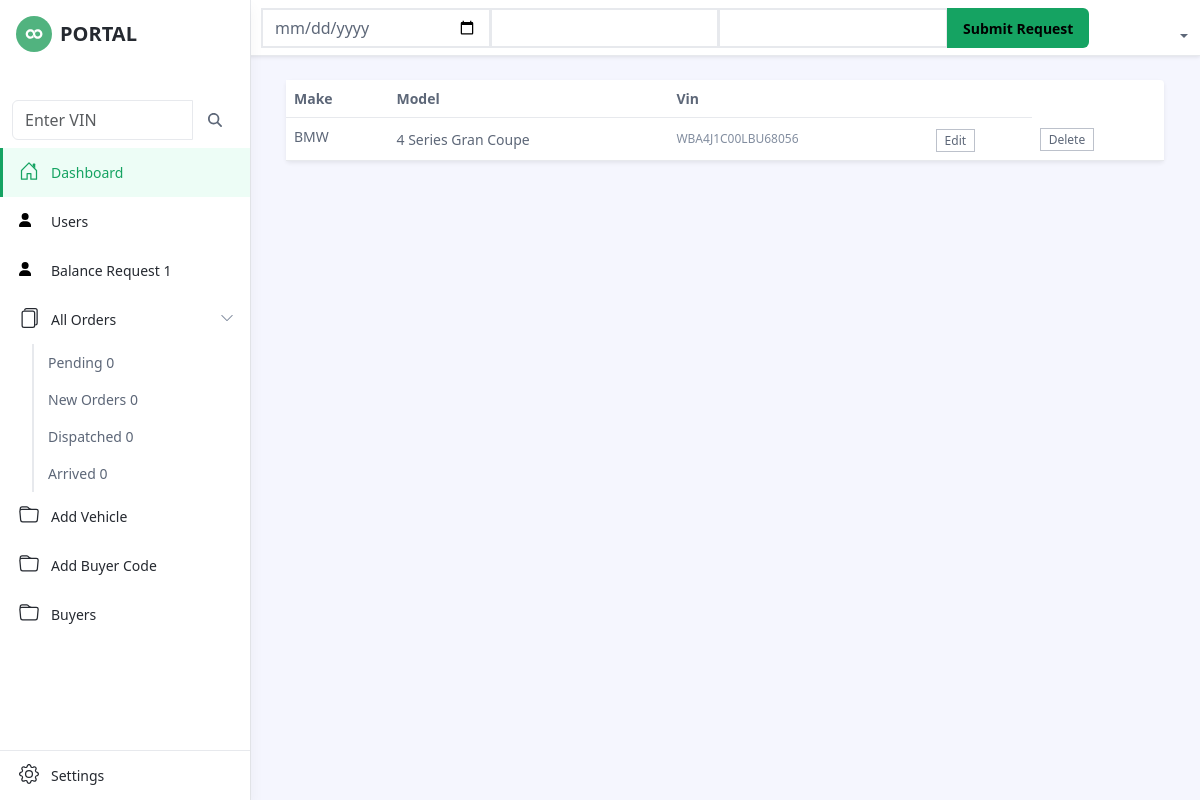
Page /pages/pending.php (signed in) on the committed database.
### tables this page shows
CREATE TABLE `vehicles` (
  `id` int(11) NOT NULL,
  `make` varchar(50) NOT NULL,
  `model` varchar(50) NOT NULL,
  `auction` varchar(50) NOT NULL,
  `branch` varchar(80) NOT NULL,
  `dest` text NOT NULL,
  `vin` varchar(80) NOT NULL,
  `year` int(11) NOT NULL,
  `lot` int(11) NOT NULL,
  `price` int(20) NOT NULL,
  `dt` date NOT NULL,
  `buyer_id` int(11) NOT NULL,
  `consigne_id` int(11) NOT NULL,
  `user_id` int(11) NOT NULL,
  `status` text NOT NULL,
  `image_paths` varchar(500) DEFAULT NULL,
  `debt` int(11) DEFAULT 0
);

### pages/pending.php (the view, shortened to what this page needs)
<?php
if (isset($_SESSION["username"]) && isset($_SESSION["id"])) { ?>
<!DOCTYPE html>
<html>
<head>
    <link id="theme-style" rel="stylesheet" href="assets/css/portal.css">
</head>
<body class="app">
    <header class="app-header fixed-top">
        <div class="app-header-inner">
	        <div class="container-fluid py-2">
		        <div class="app-header-content">
		            <div class="row justify-content-between align-items-center">
				    <div class="col-auto">
                        <?php include "../add_balance.php";?>
				    </div>
		            <div class="app-utilities col-auto">
                   <?php
                   include "../balance.php";
                   ?>
		            </div>
		        </div>
	            </div>
	        </div>
        </div>
        <div id="app-sidepanel" class="app-sidepanel">
	        <div class="sidepanel-inner d-flex flex-column">
		        <div class="app-branding">
		            <a class="app-logo" href="index.html"><img class="logo-icon me-2" src="assets/images/app-logo.svg" alt="logo"><span class="logo-text">PORTAL</span></a>
		        </div>
			    <?php include "../sidebar.php"; ?>
				<?php include "../footer.php"; ?>
	        </div>
	    </div>
    </header>
    <div class="app-wrapper">
	    <div class="app-content pt-3 p-md-3 p-lg-4">
		    <div class="container-xl">
			    <div class="row g-4 mb-4">
				<div class="tab-content" id="orders-table-tab-content">
			        <div class="tab-pane fade show active" id="orders-all" role="tabpanel" aria-labelledby="orders-all-tab">
					    <div class="app-card app-card-orders-table shadow-sm mb-5">
						    <div class="app-card-body">
							    <div class="table-responsive">
							        <table class="table app-table-hover mb-0 text-left">
										<thead>
											<tr>
												<th class="cell">Make</th>
												<th class="cell">Model</th>
												<th class="cell">Vin</th>
												<th class="cell"></th>
											</tr>
										</thead>
										<tbody>
										<?php
                                 $sql = "SELECT * FROM vehicles where status='Pending'";
                                 $result = mysqli_query($conn, $sql);
                                 while ($row = mysqli_fetch_array($result)) { ?>
											<tr>
												<td class="cell"><span class="truncate"><?php echo $row["make"]; ?></span></td>
												<td class="cell"><?php echo $row["model"]; ?></td>
												<td class="cell"><span class="note"><?php echo $row["vin"]; ?></span></td>
												<td class="cell"><a class="btn-sm app-btn-secondary edit" data-id="<?php echo $row["id"]; ?>" href="#">Edit</a></td>
												<td class="cell"><a class="btn-sm app-btn-secondary delete" data-id="<?php echo $row["id"]; ?>" href="#">Delete</a></td>
											</tr>
										<?php }
                                           ?>
										</tbody>
									</table>
						        </div>
						    </div>
						</div>
			        </div>
				</div>
		    </div>
	    </div>
    </div>
</body>
</html>
<?php } else {header("Location: ../index.php");} ?>

### rows in the picture
vehicles: make "BMW", model "4 Series Gran Coupe", vin "WBA4J1C00LBU68056"

### other values in the picture
$row[0] "1"
$row[0] "0 0 0 0"
